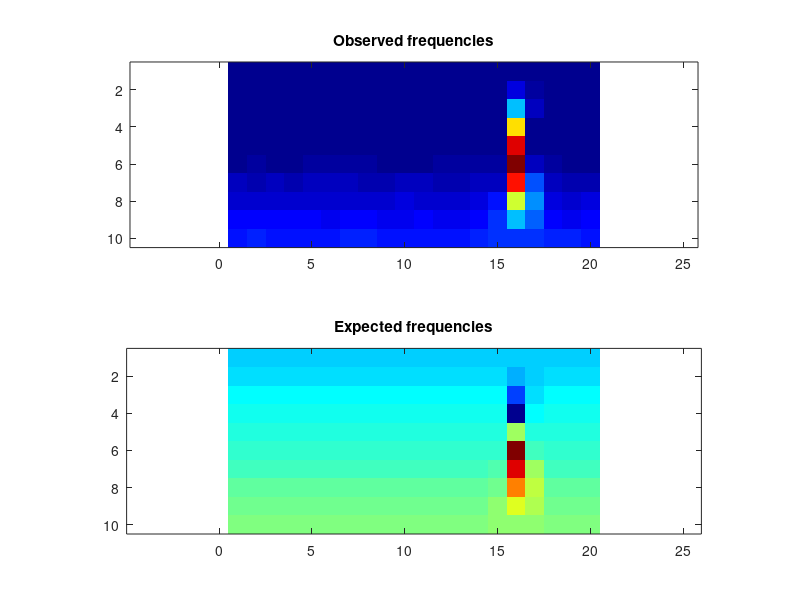

MATLAB code for this plot:
obsFrequencies = [ 0, 0, 0, 0, 0, 0, 0, 0, 0, 0, 0, 0, 0, 5, 165, 508, 309, 30, 1, 0; 0, 0, 0, 0, 0, 0, 0, 0, 0, 0, 0, 0, 0, 1, 629, 6454, 2230, 40, 0, 0; 0, 0, 0, 0, 0, 0, 0, 0, 0, 0, 0, 0, 0, 0, 238, 23739, 3819, 1, 0, 0; 0, 0, 0, 0, 0, 0, 0, 0, 0, 0, 0, 0, 0, 0, 2, 49865, 904, 0, 0, 0; 0, 0, 0, 0, 0, 0, 0, 0, 0, 0, 0, 0, 0, 0, 0, 69535, 0, 0, 0, 0; 1196, 1268, 1201, 1179, 1211, 1205, 1246, 1222, 1202, 1155, 1166, 1245, 1254, 1221, 1223, 76967, 3763, 1283, 1199, 1160; 3763, 3519, 3615, 3512, 3708, 3672, 3666, 3511, 3549, 3649, 3669, 3596, 3606, 3714, 4494, 65122, 14891, 3692, 3531, 3557; 5977, 5890, 6003, 5991, 5993, 5978, 5992, 5994, 5922, 6033, 5891, 5971, 5980, 6092, 9682, 43330, 19773, 6103, 5905, 6098; 8565, 8468, 8446, 8425, 8458, 8309, 8474, 8433, 8411, 8281, 8436, 8396, 8308, 8608, 12467, 23394, 16819, 9034, 8340, 8506; 10793, 10865, 10742, 10674, 10619, 10776, 10896, 10919, 10729, 10730, 10785, 10822, 10708, 11076, 12027, 13226, 12667, 11211, 10874, 10608 ];
expFrequencies = [ -10800, -10800, -10800, -10800, -10800, -10800, -10800, -10800, -10800, -10800, -10800, -10800, -10800.4, -10810.5, -10952.1, -11303.6, -11097.7, -10834.3, -10801.5, -10800.1; -8400, -8400, -8400, -8400, -8400, -8400, -8400, -8400, -8400, -8400, -8400, -8400, -8400.01, -8403.6, -9017.55, -14811.3, -10746.8, -8433.94, -8400.08, -8400; -6000, -6000, -6000, -6000, -6000, -6000, -6000, -6000, -6000, -6000, -6000, -6000, -6000, -6000.01, -6250.73, -29719.8, -9802.96, -6000.87, -6000, -6000; -3600, -3600, -3600, -3600, -3600, -3600, -3600, -3600, -3600, -3600, -3600, -3600, -3600, -3600, -3602.31, -53198.9, -4494.95, -3600, -3600, -3600; -1200, -1200, -1200, -1200, -1200, -1200, -1200, -1200, -1200, -1200, -1200, -1200, -1200, -1200, -1200, 14362.7, -1198.82, -1200, -1200, -1200; 1200, 1200, 1200, 1200, 1200, 1200, 1200, 1200, 1200, 1200, 1200, 1200, 1200, 1200, 1213.21, 77138.5, 3696.46, 1200, 1200, 1200; 3600, 3600, 3600, 3600, 3600, 3600, 3600, 3600, 3600, 3600, 3600, 3600, 3600, 3600.04, 4511.57, 64712, 14909.1, 3603.7, 3600, 3600; 6000, 6000, 6000, 6000, 6000, 6000, 6000, 6000, 6000, 6000, 6000, 6000, 6000.01, 6016.5, 9676.84, 43167.1, 19804.4, 6186.03, 6000.21, 6000; 8400, 8400, 8400, 8400, 8400, 8400, 8400, 8400, 8400, 8400, 8400, 8400.03, 8403.34, 8600.98, 12455.1, 23549, 16904.4, 9175.37, 8418.36, 8400.2; 10802.2, 10801.1, 10800.9, 10800.9, 10800.9, 10800.9, 10800.9, 10800.9, 10800.9, 10801, 10801.5, 10805.2, 10834.7, 11058.6, 12018, 13231.5, 12593.6, 11317.3, 10877.8, 10810.5 ];
colormap(jet);
clf; subplot(2,1,1);
imagesc(obsFrequencies);
title('Observed frequencies');
axis equal;
subplot(2,1,2);
imagesc(expFrequencies);
axis equal;
title('Expected frequencies');
